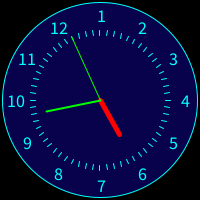
Frame 1 (no input)
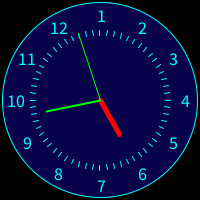
Frame 60 (the mouse pressed at the canvas centre just before this capture)
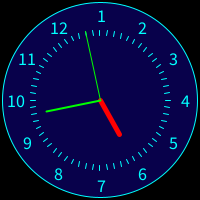
Frame 120 (the mouse held since frame 60 and released just before this capture)

The Processing sketch that drew these frames (run headless with seeded random() and noise(); from frame 60 on, the mouse is pressed at the canvas centre):

// Processing sketch: task1
// ── task1.pde
float x,y, x2,y2;

void setup(){
  size(200,200);
  textSize(18);
  textAlign(CENTER,CENTER);
  frameRate(60); 
}

void draw(){
  background(0);
  translate(100,100);

  // draw clock face
  stroke(0,255,255);
  fill(8,1,75);
  ellipse(0,0,195,195);
  
  // draw time numbers
  fill(0,255,255);    //Numbers color
  float angle = -PI/2;
  for (int i = 1; i <= 12; i++) {
    x = 85 * cos(angle);
    y = 85 * sin(angle);
    text(i, x, y);
    angle += PI/6;
  }

  // draw time ticks
  fill(0,255,255);
  angle = 0;
  for (int i = 1; i <= 60; i++) {
    x = 65 * cos(angle);
    y = 65 * sin(angle);
    x2 = 70 * cos(angle);
    y2 = 70 * sin(angle);
    line(x, y, x2, y2);
    angle += PI/30;
  }
 
  // draw hours hand
  stroke(255,0,0);  strokeWeight(5);
  float angleleHours = hour() * PI/6 - PI/2;  // hours * 30 degrees
  x = 40 * cos(angleleHours);
  y = 40 * sin(angleleHours);
  line(0,0,x,y);  

  // draw minutes hand
  stroke(0,255,0);  strokeWeight(2);
  float angleleMin = minute() * PI/30 - PI/2;  // minutes * 6 degrees
  x = 55 * cos(angleleMin);
  y = 55 * sin(angleleMin);
  line(0,0,x,y);
  // draw seconds hand  stroke(255,255,0);
  strokeWeight(1);
  float angleleSec = second() * PI/30 - PI/2;  // seconds * 6 degrees
  x = 70 * cos(angleleSec);
  y = 70 * sin(angleleSec);
  line(0,0,x,y);  
}
